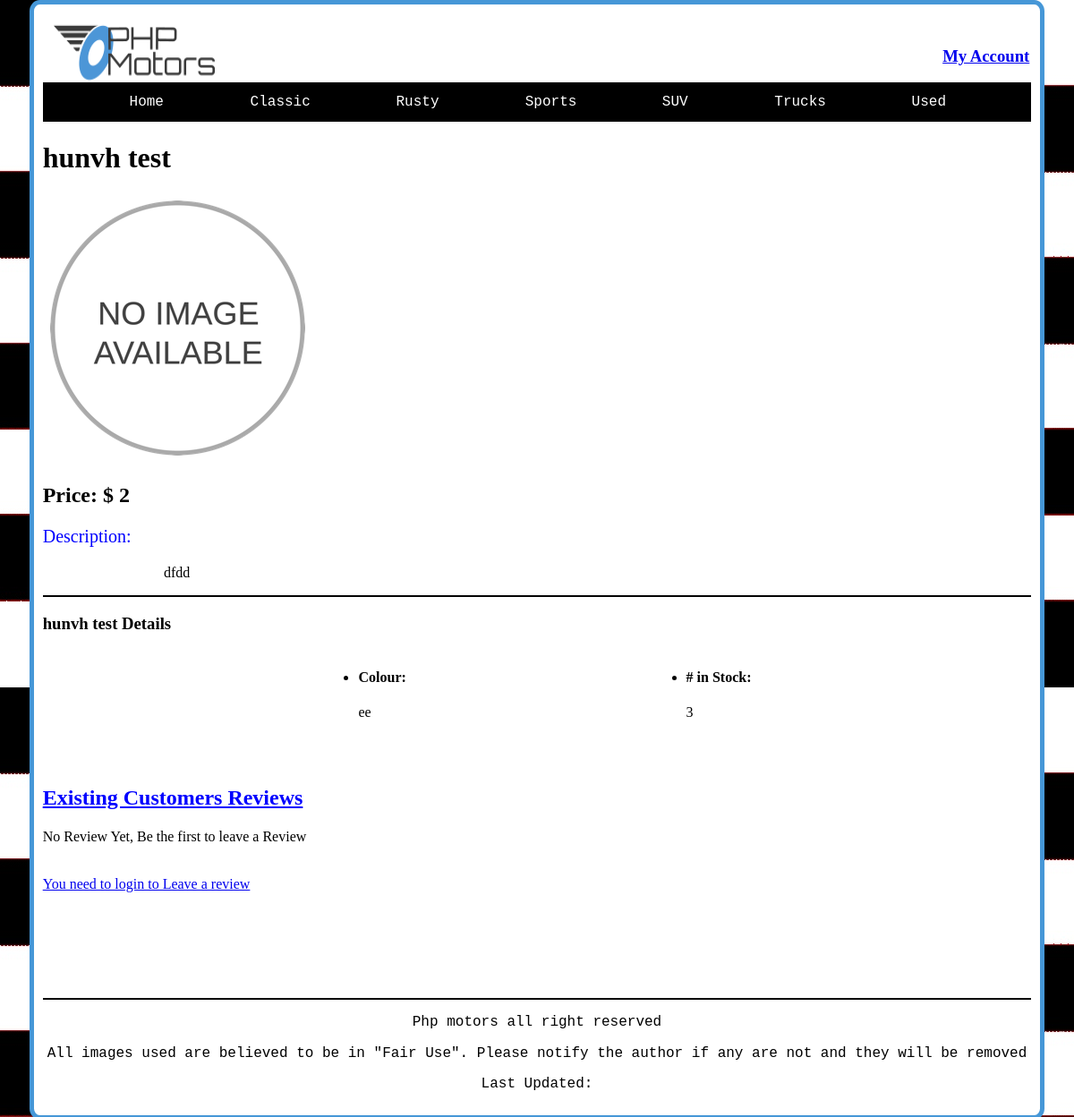
/vehicles/?action=delivervehicleDetail&invId=19, run on the app's committed database.
### tables this page shows
CREATE TABLE `carclassification` (
  `classificationId` int(11) NOT NULL,
  `classificationName` varchar(30) NOT NULL
);

CREATE TABLE `inventory` (
  `invId` int(11) NOT NULL,
  `invMake` varchar(30) NOT NULL,
  `invModel` varchar(30) NOT NULL,
  `invDescription` text NOT NULL,
  `invImage` varchar(50) NOT NULL,
  `invThumbnail` varchar(50) NOT NULL,
  `invPrice` decimal(10,0) NOT NULL,
  `invStock` smallint(6) NOT NULL,
  `invColor` varchar(20) NOT NULL,
  `classificationId` int(11) NOT NULL
);

### model/main-model.php (called while the page is built, shortened)
<?php
function getClassifications(){
    $db = phpmotorsConnect();
    $sql = 'SELECT * FROM carclassification ORDER BY classificationName ASC';
    $stmt = $db->prepare($sql);
    $stmt->execute();
    $classifications = $stmt->fetchAll();
    return $classifications;
  }
?>

### model/review-model.php (called while the page is built, shortened)
<?php
function getReviewById($invId){
    $db = phpmotorsConnect();
    $sql = 'SELECT * FROM review JOIN clients ON review.clientId  =  clients.clientId WHERE invId = :invId ORDER BY reviewDate DESC';
    $stmt = $db->prepare($sql);
    $stmt->bindValue(':invId', $invId, PDO::PARAM_STR);
    $stmt->execute();
    $reviews = $stmt->fetchAll(PDO::FETCH_ASSOC);
    return $reviews;
   }
?>

### model/vehicles-model.php (called while the page is built, shortened)
<?php
function getInvItemInfo($invId){
    $db = phpmotorsConnect();
    $sql = 'SELECT * FROM inventory WHERE invId = :invId';
    $stmt = $db->prepare($sql);
    $stmt->bindValue(':invId', $invId, PDO::PARAM_INT);
    $stmt->execute();
    $invInfo = $stmt->fetch(PDO::FETCH_ASSOC);
    return $invInfo;
   }

### vehicles/index.php (the view, shortened to what this page needs)
<?php
require_once '../model/vehicles-model.php';
require_once '../model/main-model.php';
require_once '../library/functions.php';
require_once '../model/review-model.php';
$classifications = getClassifications();
$navList = nav($classifications);
$action = filter_input(INPUT_POST, 'action');
if ($action == NULL) {
  $action = filter_input(INPUT_GET, 'action');
}
switch ($action) {
    case 'delivervehicleDetail':
      $invId = filter_input(INPUT_GET, 'invId', FILTER_SANITIZE_NUMBER_INT);
      $reviews = getReviewById($invId);
      if (!count($reviews)) {
        $reviewDisplay = "<p class='notice'>No Review Yet, Be the first to leave a Review</p>";
      } else {
        $reviewDisplay = buildReviewDisplay($reviews);
      }
      $vehicle = getInvItemInfo($invId);
      include '../views/vehicle-detail.php';
      break;
}

### library/functions.php (shortened to what this page needs)
<?php
function nav($classifications)
{
   $classifications = getClassifications();
   $navList = '<ul>';
   $navList .= "<li><a href='/phpmotors/' title='View the PHP Motors home page'>Home</a></li>";
   foreach ($classifications as $classification) {
      $navList .= "<li><a href='/phpmotors/vehicles?action=classification&classificationName="
         . urlencode($classification['classificationName']) .
         "' title='View our $classification[classificationName]
        product line'>$classification[classificationName]</a></li>";
   }
   $navList .= '</ul>';
   return $navList;
}

### views/vehicle-detail.php (shortened to what this page needs)
<!DOCTYPE html>
<html lang="en">
<head>
  <link rel="stylesheet" href="/phpmotors/css/normalize.css">
  <link rel="stylesheet" href="/phpmotors/css/style.css">
</head>
<body>
  <div class="content">
    <header>
      <?php require $_SERVER['DOCUMENT_ROOT'] . '/phpmotors/commons/header.php';
      ?>
    </header>
    <div class="person">
      <div class="container">
        <div class="container-inner">
          <nav>
            <?php
            echo $navList;
            ?>
          </nav>
        </div>
      </div>
    </div>
    <main>
      <?php if (!empty($vehicle)) { ?>
        <section id="vehicle-display">
          <h1><?php echo $vehicle['invMake'] . ' ' . $vehicle['invModel'] ?></h1>
          <div>
            <img class="image-size" src='<?php echo $vehicle['invImage'] ?>' alt='Image of <?php echo $vehicle['invMake'] . ' ' . $vehicle['invModel'] ?> on phpMotors' id='mainImage'>
            <h2>Price: $ <?php echo number_format($vehicle['invPrice']) ?></h2>
            <p style="color:blue; font-size:20px">Description:</p>
            <p style="text-align: center; width: 300px"><?php echo $vehicle['invDescription'] ?></p>
          </div>
          <hr>
          <h3><?php echo $vehicle['invMake'] . ' ' . $vehicle['invModel'] ?> Details</h3>
          <ul id="vehicle-details">
            <li>
              <h4>Colour:</h4> <?php echo $vehicle['invColor'] ?>
            </li>
            <li>
              <h4># in Stock:</h4> <?php echo $vehicle['invStock'] ?>
            </li>
          </ul>
          <br>
        </section>
      <?php } ?>
      <br>
      <h2 style="text-decoration:underline; color:blue;">Existing Customers Reviews</h2>
      <?php
        echo $reviewDisplay;
        ?>
      <div>
        <br>
        <?php
        if ($_SESSION['loggedin'] == false) {
          echo '<a href="/phpmotors/accounts/?action=Login">You need to login to Leave a review</a>';
        }
        ?>
        <br>
        <br>
        <br>
        <br>
        <br><br><br>
      </div>
    </main>
    <hr>
    <footer>
      <?php require $_SERVER['DOCUMENT_ROOT'] . '/phpmotors/commons/footer.php';
      ?>
    </footer>
  </div>
</body>
</html>

### css/style.css (style rules this page uses)
html { box-sizing: border-box; }
*, *:before, *:after { box-sizing: inherit; }
nav { background-color: black; font-family:'Courier New', Courier, monospace; }
.image-size { max-width: 50%; height: 50%; }
nav ul { list-style-type:none; padding: 0; margin: 0; }
nav ul li a { display:block; padding: .8rem 2%; text-decoration: none; color: #fff; }
ul { display: flex; justify-content: space-evenly; flex-wrap: wrap; flex-direction: row; }
footer { font-family: 'Courier New', Courier, monospace; text-align: center; padding-left: 5px; padding-right: 5px; }
header { background-color: white; display: flex; padding-left: 2px; padding-right: 2px; color: #8d8d8d; align-content: stretch; justify-content: space-between; }
.content { padding: 10px; background-color:white; margin: auto; max-width: max-content; border: 5px solid #4697d7; border-radius: 1%; }
body { background-image:url(checkerboard.jpg); font-family: 'cursive', 'fantasy'; }
h2 { font-family: cursive; }
main { font-family: cursive; }
hr { height:2px; border-width:0; color:black; background-color:black; }

### data on the page
carclassification: classificationName "Classic"
carclassification: classificationName "Rusty"
carclassification: classificationName "Sports"
carclassification: classificationName "SUV"
carclassification: classificationName "Trucks"
carclassification: classificationName "Used"
inventory: invMake "hunvh", invModel "test", invImage+invModel (placeholder picture), invPrice "2", invDescription "dfdd", invColor "ee", invStock "3"
